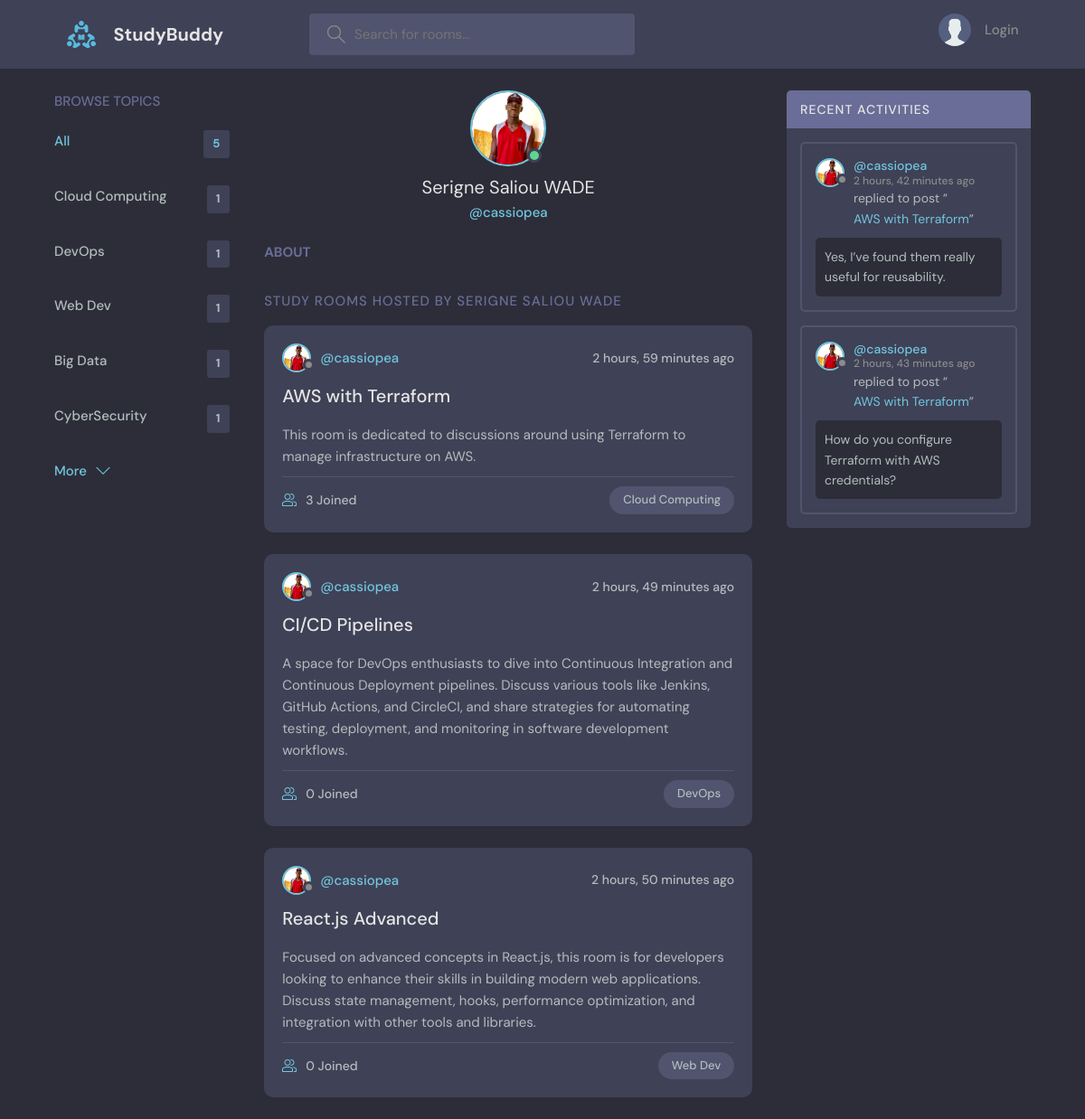
/user_profile/1, run on an earlier commit of the app's database.
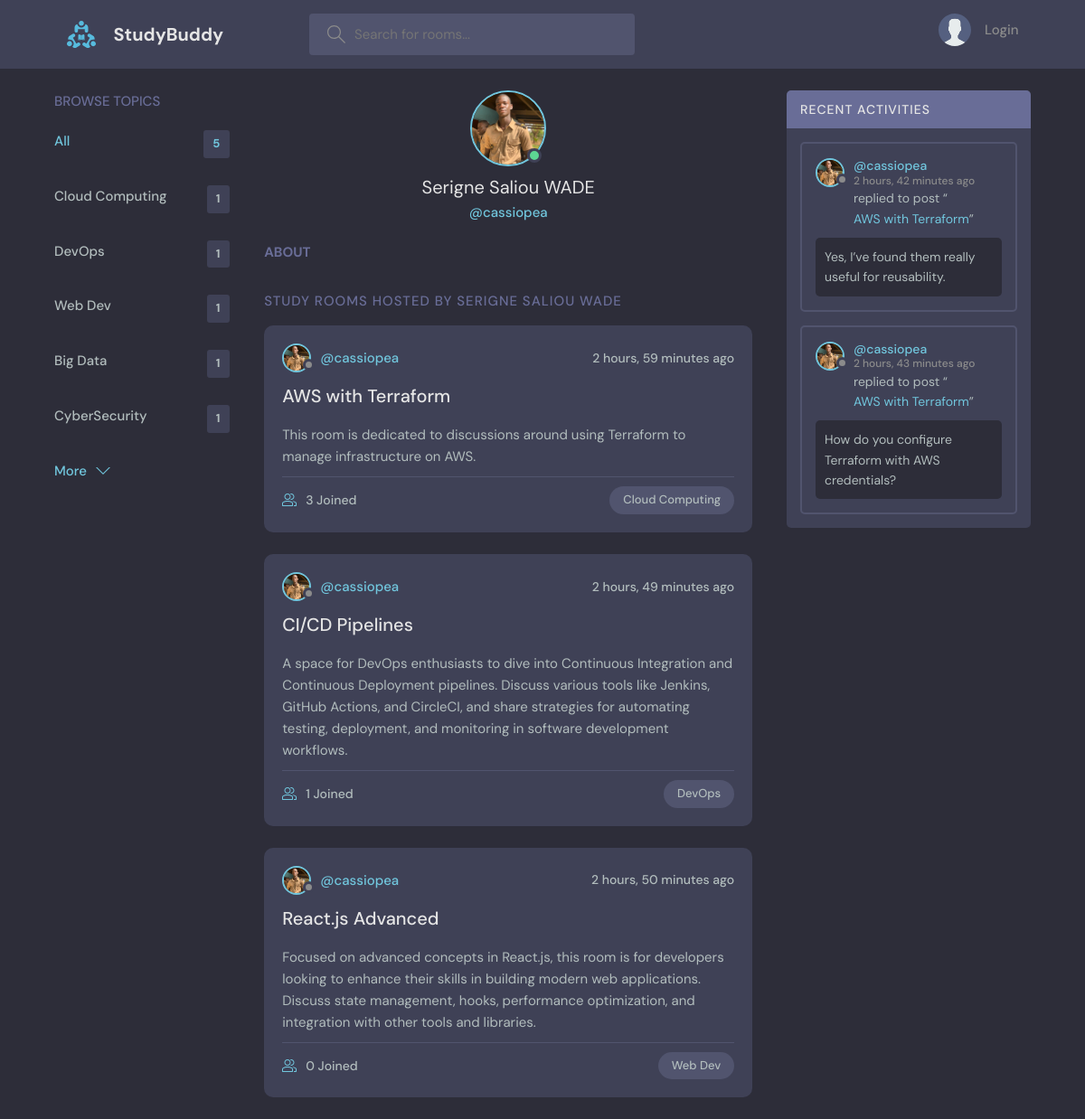
And on a later commit of the database.
### base/models.py (models this page shows, shortened)
class User ( AbstractUser ) :
    name = models.CharField ( max_length = 200 , null = True, blank = True )
    email = models.EmailField ( unique = True , null = True , blank = False )
    bio = models.TextField ( blank = True , null = True )
    avatar = models.ImageField ( null = True , blank = True , default = "avatar.svg" )
    USERNAME_FIELD = "email"
    REQUIRED_FIELDS = [ ]

class Room ( models.Model ) :
    host = models.ForeignKey ( User , on_delete = models.SET_NULL , null = True )
    participants = models.ManyToManyField ( User , related_name = "participants" , blank = True )
    topic = models.ForeignKey ( Topic , on_delete = models.SET_NULL , null = True )
    name = models.CharField ( max_length = 75 )
    description = models.TextField ( null = True , blank = True )
    created = models.DateTimeField ( auto_now_add = True )
    updated = models.DateTimeField ( auto_now = True )
    class Meta :
        ordering = [ '-updated' , '-created']

class Message ( models.Model ) :
    sender = models.ForeignKey ( User , on_delete = models.CASCADE )
    room = models.ForeignKey ( Room , on_delete = models.CASCADE )
    body = models.TextField ( )
    created = models.DateTimeField ( auto_now_add = True )
    updated = models.DateTimeField ( auto_now = True )
    class Meta :
        ordering = [ "-updated" , "-created" ]

class Topic ( models.Model ) :
    name = models.CharField( max_length = 50 )

### base/views.py (the view)
def user_profile ( request , user_id ) :
    user = User.objects.get ( id = user_id )
    user_topics = Topic.objects.all ()
    user_rooms = user.room_set.all ()
    user_messages = user.message_set.all ()
    context = {
        "topics" : user_topics ,
        "user" : user ,
        "rooms" : user_rooms ,
        "rooms_messages" : user_messages ,
    }
    return render ( request , 'base/user_profile.html' , context )

### base/templates/base/user_profile.html (shortened to what this page needs)
{% extends 'main.html' %}
{% block body %}
  <main class="profile-page layout layout--3">
    <div class="container">
      {% include 'base/components/topics.html' %}
      <div class="roomList">
        <div class="profile">
          <div class="profile__avatar">
            <div class="avatar avatar--large active">
              <img src="{{ user.avatar.url }}" />
            </div>
          </div>
          <div class="profile__info">
            <h3>{{ user.name }}</h3>
            <p>@{{ user.username }}</p>
          </div>
          <div class="profile__about">
            <h3>About</h3>
          </div>
        </div>
        <div class="roomList__header">
          <div>
            <h2>Study Rooms Hosted by {{ user.name }}</a>
            </h2>
          </div>
        </div>
        {% include 'base/components/feed.html' %}
      </div>
      {% include 'base/components/recent_activity.html' %}
    </div>
  </main>
{% endblock body %}

### base/templates/base/components/feed.html (shortened to what this page needs)
 {% for room in rooms %}
 <div class="roomListRoom">
    <div class="roomListRoom__header">
        <a href="{% url 'user_profile' room.host.id %}" class="roomListRoom__author">
        <div class="avatar avatar--small">
            <img src="{{ room.host.avatar.url }}" />
        </div>
        <span>@{{ room.host.username }}</span>
        </a>
        <div class="roomListRoom__actions">
        <span>{{ room.created | timesince  }} ago</span>
        </div>
    </div>
    <div class="roomListRoom__content">
        <a href="{% url 'room' room.id %}">{{ room.name }}</a>
        <p>
            {{ room.description}}
        </p>
    </div>
    <div class="roomListRoom__meta">
        <a href="{% url 'room' room.id %}" class="roomListRoom__joined">
        {{ room.participants.count }} Joined
        </a>
        <p class="roomListRoom__topic">{{ room.topic.name }}</p>
    </div>
</div>
{% endfor %}

### base/templates/base/components/recent_activity.html (shortened to what this page needs)
<div class="activities">
      <div class="activities__header">
        <h2>Recent Activities</h2>
      </div>
      {% for rooms_message in rooms_messages %}
        <div class="activities__box">
            <div class="activities__boxHeader roomListRoom__header">
            <a href="{% url 'user_profile' rooms_message.sender.id %}" class="roomListRoom__author">
                <div class="avatar avatar--small">
                <img src="{{ rooms_message.sender.avatar.url }}" />
                </div>
                <p>
                @{{ rooms_message.sender.username }}
                <span>{{ rooms_message.created | timesince }} ago</span>
                </p>
            </a>
            </div>
            <div class="activities__boxContent">
            <p>replied to post “<a href="{% url 'room' rooms_message.room.id %}">{{ rooms_message.room.name }}</a>”</p>
            <div class="activities__boxRoomContent">
                {{ rooms_message.body }}
            </div>
            </div>
        </div>
      {% endfor %}
    </div>

What changed in the data, as far as the page shows it:
changed User "Serigne Saliou WADE": avatar: a different picture
changed through a linked row, Room "AWS with Terraform": host.avatar: a different picture
changed through a linked row, Room "CI/CD Pipelines": host.avatar: a different picture; participants.count "0" → "1"
changed through a linked row, Room "React.js Advanced": host.avatar: a different picture
changed through a linked row, Message "Yes, I’ve found them really useful for reusability.": sender.avatar: a different picture
changed through a linked row, Message "How do you configure Terraform with AWS credentials?": sender.avatar: a different picture
